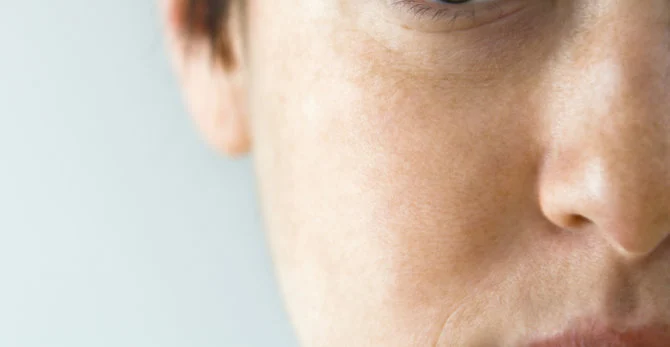
%> input picture imagenes/normales/RRRnormal2.jpg, 670 x 347 px
$ octave DetectorSkin.m   (GNU Octave 9; MATLAB toolbox functions it lacks are replaced by stand-ins)
%> lines starting %> are read from the running program, lines starting %| are printed output that depends on the picture; in (x1, y1, x2, y2) boxes, pixels count from 0 and x2, y2 are one past the last pixel; in counts of white or black regions, pixels touching at a corner belong together; the program's own positions count from 1
clc
clear all
close all

%variables
prom_bordes_n = 0;
prom_bordes_a = 0;
prom_sombra_n = 0;
prom_sombra_a = 0;
prom_rojo_n = 0;
prom_rojo_a = 0;


directorio_principal = 'imagenes';% Directorio donde están las carpetas "normales" y "anormales"
cd(fullfile(directorio_principal, 'normales'));% Cambiar al directorio "normales"
p = dir('*.jpg');% Obtener la lista de archivos JPEG en el directorio "normales"
tam = length(p);

for i = 1:tam
    nombre = p(i).name;
    I = imread(fullfile(pwd, nombre));% Leer la imagen utilizando la ruta completa
%> I is the input picture: size 347x670x3 uint8; mean R, G, B 210.3, 193.1, 178.4


    %mascara
    Ig = rgb2gray(I);
    Ie= histeq(Ig);%ecualizaciond el histograma
    level = 100/256;% Aplica el método de Otsu para obtener el umbral óptimo
    BW = imbinarize(Ie, level);% Binariza la imagen utilizando el umbral óptimo
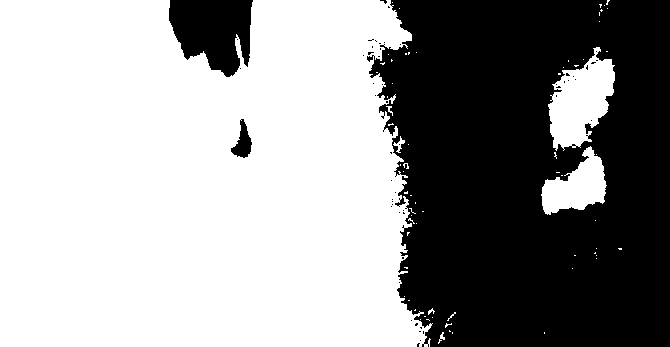
%> BW: size 347x670 logical; 60.3% white; 54 black regions (51 under 20 px), largest, box (x1, y1, x2, y2) and area: (367, 0, 670, 347) 86976, (169, 0, 253, 77) 4726, (231, 119, 252, 158) 416
    mascara = repmat(BW, [1, 1, size(I, 3)]);% Crea una máscara de la región de interés


    % Obtener los canales de color de la imagen (RGB)
    canal_rojo = I(:,:,1); % Canal rojo
    canal_verde = I(:,:,2); % Canal verde
    canal_azul = I(:,:,3); % Canal azul
    % Definir umbrales para cada componente de color
    umbral_rojo = 100; % Umbral para el componente rojo
    umbral_verde = 100; % Umbral para el componente verde
    umbral_azul = 100; % Umbral para el componente azul
    % Crear máscaras lógicas para identificar los píxeles rojos, verdes y azules
    mascara_roja = canal_rojo > umbral_rojo;
%> mascara_roja: size 347x670 logical; 99.6% white; 14 black regions (10 under 20 px), largest, box (x1, y1, x2, y2) and area: (191, 0, 226, 39) 705, (438, 0, 472, 5) 130, (662, 235, 670, 249) 67, (540, 0, 556, 7) 45
    mascara_verde = canal_verde < umbral_verde;
%> mascara_verde: size 347x670 logical; 4.6% white; 51 white regions (39 under 20 px), largest, box (x1, y1, x2, y2) and area: (435, 0, 573, 54) 4220, (613, 230, 670, 319) 1996, (583, 314, 670, 347) 1820
    mascara_azul = canal_azul < umbral_azul;
%> mascara_azul: size 347x670 logical; 14.7% white; 59 white regions (49 under 20 px), largest, box (x1, y1, x2, y2) and area: (530, 53, 670, 347) 13038, (408, 0, 577, 98) 9062, (454, 129, 564, 274) 8491
    % Combinar las máscaras en una única máscara
    mascara_total = mascara_roja & mascara_verde & mascara_azul;
%> mascara_total: size 347x670 logical; 4.2% white; 51 white regions (39 under 20 px), largest, box (x1, y1, x2, y2) and area: (435, 0, 573, 54) 4027, (613, 230, 670, 319) 1927, (583, 314, 670, 347) 1820
    % Contar el número de píxeles rojos
    num_pixeles_rojos = sum(mascara_total(:));
%> num_pixeles_rojos = 9842
    % Crear una imagen en blanco y negro con los píxeles rojos en blanco y los no rojos en negro
    Ir = zeros(size(I, 1), size(I, 2));
    Ir(mascara_total) = 1;


    I_eq = im2double(Ie);% Normalizar la imagen en el rango [0, 1]
    % Aplicar un ajuste local del contraste para resaltar las sombras
    radius = 15; % Radio de la ventana local
    amount = 0.5; % Cantidad de ajuste local
    I_shadow = adapthisteq(I_eq, 'NumTiles', [8 8], 'ClipLimit', amount, 'NBins', 256, 'Distribution', 'rayleigh');%ajuste local de contraste
    umbral_sombra = 0.5;% Definir el umbral para considerar sombras
    I4 = I_shadow < umbral_sombra;% Crear una máscara binaria para identificar los píxeles sombra
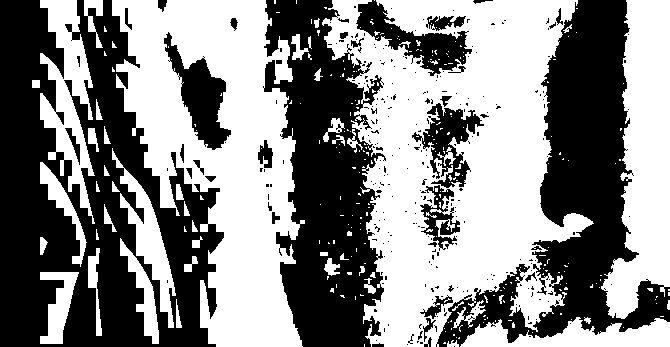
%> I4: size 347x670 logical; 53% white; 288 black regions (252 under 20 px), largest, box (x1, y1, x2, y2) and area: (0, 0, 224, 347) 43778, (436, 0, 670, 347) 27465, (263, 0, 386, 347) 25532
    %I4 = bwlabel(I4);
    num_sombra = sum(I4(:));% Contar la cantidad de píxeles sombra
%> num_sombra = 123106


    I2 = edge(Ie, 'log');% Aplicar el operador Laplaciano
%> I2: size 347x670 logical; 7% white in thin lines or dots
    I3 = I2 .* mascara;% Aplica la máscara a la imagen de bordes para descartar bordes que no sean de la piel
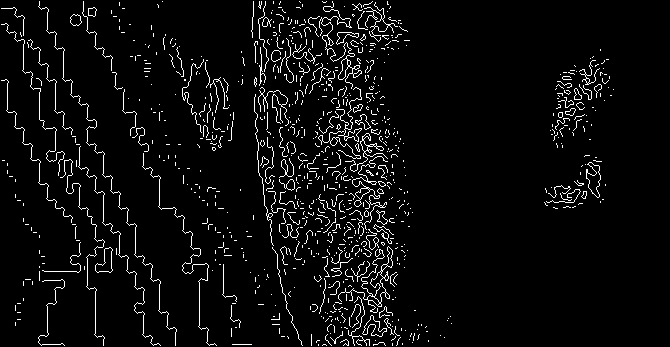
%> I3: size 347x670x3 double; values 0 (black) and 1 (white), 4.8% white in thin lines or dots
    %I3 = bwlabel(I3);
    num_bordes = sum(I3(:)); % Calcular el número de bordes detectados
%> num_bordes = 33276

    % [10 lines of commented-out code are left out]


    prom_bordes_n=prom_bordes_n + num_bordes;
%> prom_bordes_n = 33276
    prom_rojo_n=prom_rojo_n+num_pixeles_rojos;
%> prom_rojo_n = 9842
    prom_sombra_n=prom_sombra_n+num_sombra;
%> prom_sombra_n = 123106


    %disp(['Número de bordes en ' nombre ': ' num2str(num_bordes)]);% Mostrar el número de bordes

end

prom_bordes_n = prom_bordes_n/tam;
prom_rojo_n=prom_rojo_n/tam;
prom_sombra_n=prom_sombra_n/tam;
disp(['promedio de bordes normal:' num2str(prom_bordes_n)]);
%| promedio de bordes normal:33276
disp(['promedio de sombras normal:' num2str(prom_sombra_n)]);
%| promedio de sombras normal:123106
disp(['promedio de rojos normal:' num2str(prom_rojo_n)  ' ' newline ]);
%| promedio de rojos normal:9842


cd('..');
cd('anormales');% Cambiar al directorio "anormales"
p1 = dir('*.jpg');% Obtener la lista de archivos JPEG en el directorio "anormales"
tam1 = length(p1);

for i = 1:tam1
    nombre = p1(i).name;
    I = imread(fullfile(pwd, nombre));% Leer la imagen utilizando la ruta completa
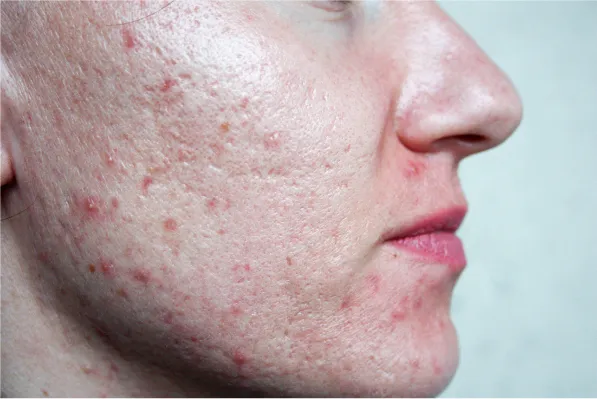
%> input picture imagenes/anormales/RRRanormal3.jpg, 597 x 399 px
%> I is the input picture: size 399x597x3 uint8; mean R, G, B 183.6, 168.9, 170.3

    %mascara
    Ig = rgb2gray(I);
%> Ig: size 399x597 uint8
    Ie= histeq(Ig);%ecualizaciond el histograma
%> Ie: size 399x597 uint8
    level = 100/256;% Aplica el método de Otsu para obtener el umbral óptimo
    BW = imbinarize(Ie, level);% Binariza la imagen utilizando el umbral óptimo
%> BW: size 399x597 logical; 60.5% white; 447 black regions (414 under 20 px), largest, box (x1, y1, x2, y2) and area: (0, 0, 458, 398) 77124, (274, 199, 468, 333) 8409, (375, 92, 521, 187) 4601
    mascara = repmat(BW, [1, 1, size(I, 3)]);% Crea una máscara de la región de interés


    % Obtener los canales de color de la imagen (RGB)
    canal_rojo = I(:,:,1); % Canal rojo
%> canal_rojo: size 399x597 uint8
    canal_verde = I(:,:,2); % Canal verde
%> canal_verde: size 399x597 uint8
    canal_azul = I(:,:,3); % Canal azul
%> canal_azul: size 399x597 uint8
    % Definir umbrales para cada componente de color
    umbral_rojo = 120; % Umbral para el componente rojo
    umbral_verde = 80; % Umbral para el componente verde
    umbral_azul = 80; % Umbral para el componente azul
    % Crear máscaras lógicas para identificar los píxeles rojos, verdes y azules
    mascara_roja = canal_rojo > umbral_rojo;
%> mascara_roja: size 399x597 logical; 90.9% white; 49 black regions (43 under 20 px), largest, box (x1, y1, x2, y2) and area: (0, 162, 381, 398) 20615, (433, 132, 497, 160) 687, (426, 224, 457, 233) 131, (384, 232, 415, 242) 110, (0, 389, 8, 398) 41, (425, 395, 436, 398) 21
    mascara_verde = canal_verde < umbral_verde;
%> mascara_verde: size 399x597 logical; 7.1% white; 54 white regions (44 under 20 px), largest, box (x1, y1, x2, y2) and area: (0, 162, 335, 398) 14245, (399, 131, 492, 160) 1098, (383, 210, 464, 243) 1008
    mascara_azul = canal_azul < umbral_azul;
%> mascara_azul: size 399x597 logical; 7% white; 54 white regions (43 under 20 px), largest, box (x1, y1, x2, y2) and area: (0, 160, 335, 398) 14372, (399, 131, 492, 158) 1119, (383, 219, 456, 243) 612
    % Combinar las máscaras en una única máscara
    mascara_total = mascara_roja & mascara_verde & mascara_azul;
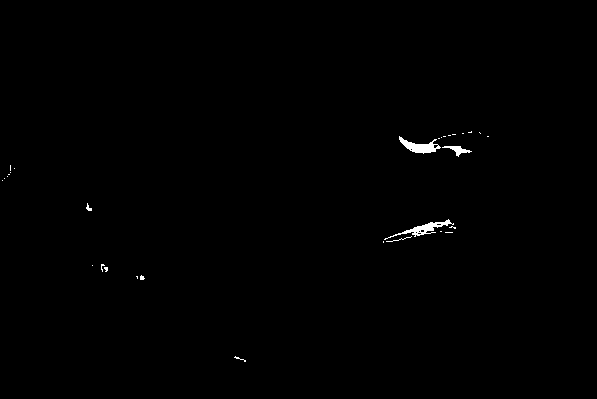
%> mascara_total: size 399x597 logical; 0.4% white; 31 white regions (26 under 20 px), largest, box (x1, y1, x2, y2) and area: (399, 136, 441, 154) 324, (384, 219, 454, 240) 322, (442, 146, 472, 157) 121, (386, 236, 412, 242) 26, (86, 203, 92, 211) 24
    % Contar el número de píxeles rojos
    num_pixeles_rojos = sum(mascara_total(:));
%> num_pixeles_rojos = 946
    % Crear una imagen en blanco y negro con los píxeles rojos en blanco y los no rojos en negro
    Ir = zeros(size(I, 1), size(I, 2));
    Ir(mascara_total) = 1;
    %Ir = bwlabel(Ir);


    I_eq = im2double(Ie);% Normalizar la imagen en el rango [0, 1]
%> I_eq: size 399x597 double
    % Aplicar un ajuste local del contraste para resaltar las sombras
    radius = 15; % Radio de la ventana local
    amount = 0.5; % Cantidad de ajuste local
    I_shadow = adapthisteq(I_eq, 'NumTiles', [8 8], 'ClipLimit', amount, 'NBins', 256, 'Distribution', 'rayleigh');%ajuste local de contraste
%> I_shadow: size 399x597 double
    umbral_sombra = 0.5;% Definir el umbral para considerar sombras
    I4 = I_shadow < umbral_sombra;% Crear una máscara binaria para identificar los píxeles sombra
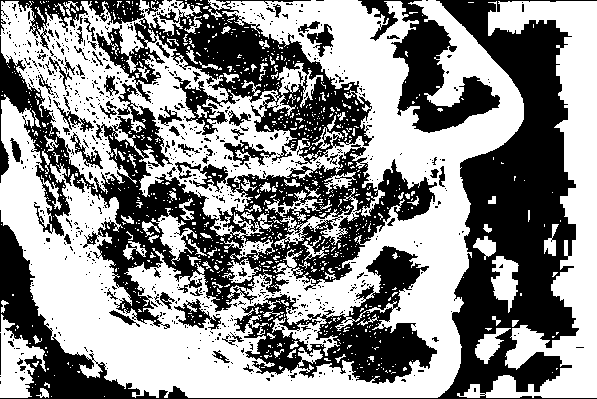
%> I4: size 399x597 logical; 55.2% white; 808 black regions (739 under 20 px), largest, box (x1, y1, x2, y2) and area: (0, 0, 597, 399) 36777, (0, 36, 437, 329) 28199, (0, 0, 374, 165) 16647
    %I4 = bwlabel(I4);
    num_sombra = sum(I4(:));% Contar la cantidad de píxeles sombra
%> num_sombra = 131485


    I2 = edge(Ie, 'log');% Aplicar el operador Laplaciano
%> I2: size 399x597 logical; 8.2% white in thin lines or dots, all inside (x1, y1, x2, y2) = (1, 1, 525, 398)
    I3 = I2 .* mascara;% Aplica la máscara a la imagen de bordes para descartar bordes que no sean de la piel
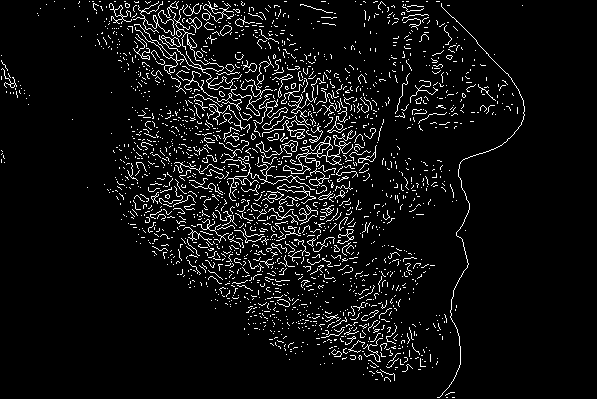
%> I3: size 399x597x3 double; values 0 (black) and 1 (white), 6.1% white in thin lines or dots, all inside (x1, y1, x2, y2) = (1, 1, 525, 398)
    %I3 = bwlabel(I3);
    num_bordes = sum(I3(:)); % Calcular el número de bordes detectados
%> num_bordes = 43707


    % [10 lines of commented-out code are left out]

    prom_bordes_a=prom_bordes_a + num_bordes;
%> prom_bordes_a = 43707
    prom_rojo_a=prom_rojo_a+num_pixeles_rojos;
%> prom_rojo_a = 946
    prom_sombra_a=prom_sombra_a+num_sombra;
%> prom_sombra_a = 131485


    % Mostrar el número de bordes
    %disp(['Número de bordes en ' nombre ': ' num2str(num_bordes)]);


end

prom_bordes_a = prom_bordes_a/tam1;
prom_rojo_a=prom_rojo_a/tam1;
prom_sombra_a=prom_sombra_a/tam1;
disp(['promedio de bordes anormal:' num2str(prom_bordes_a)]);
%| promedio de bordes anormal:43707
disp(['promedio de sombras anormal:' num2str(prom_sombra_a)]);
%| promedio de sombras anormal:131485
disp(['promedio de rojos anormal:' num2str(prom_rojo_a) ' ' newline] );
%| promedio de rojos anormal:946


cd('..');
%pruebas
cd('pruebas');
% Obtener la lista de archivos JPEG en el directorio "pruebas"
p2 = dir('*.jpg');
tam2 = length(p2);

for i = 1:tam2
    nombre = p2(i).name;
    I = imread(fullfile(pwd, nombre));% Leer la imagen utilizando la ruta completa

    %mascara
    Ig = rgb2gray(I);
    Ie= histeq(Ig);%ecualizaciond el histograma
    level = 100/256;% Aplica el método de Otsu para obtener el umbral óptimo
    BW = imbinarize(Ie, level);% Binariza la imagen utilizando el umbral óptimo
    mascara = repmat(BW, [1, 1, size(I, 3)]);% Crea una máscara de la región de interés


    % Obtener los canales de color de la imagen (RGB)
    canal_rojo = I(:,:,1); % Canal rojo
    canal_verde = I(:,:,2); % Canal verde
    canal_azul = I(:,:,3); % Canal azul
    % Definir umbrales para cada componente de color
    umbral_rojo = 120; % Umbral para el componente rojo
    umbral_verde = 80; % Umbral para el componente verde
    umbral_azul = 80; % Umbral para el componente azul
    % Crear máscaras lógicas para identificar los píxeles rojos, verdes y azules
    mascara_roja = canal_rojo > umbral_rojo;
    mascara_verde = canal_verde < umbral_verde;
    mascara_azul = canal_azul < umbral_azul;
    % Combinar las máscaras en una única máscara
    mascara_total = mascara_roja & mascara_verde & mascara_azul;
    % Contar el número de píxeles rojos
    num_pixeles_rojos = sum(mascara_total(:));
    % Crear una imagen en blanco y negro con los píxeles rojos en blanco y los no rojos en negro
    Ir = zeros(size(I, 1), size(I, 2));
    Ir(mascara_total) = 1;
    %Ir = bwlabel(Ir);


    I_eq = im2double(Ie);% Normalizar la imagen en el rango [0, 1]
    % Aplicar un ajuste local del contraste para resaltar las sombras
    radius = 15; % Radio de la ventana local
    amount = 0.5; % Cantidad de ajuste local
    I_shadow = adapthisteq(I_eq, 'NumTiles', [8 8], 'ClipLimit', amount, 'NBins', 256, 'Distribution', 'rayleigh');%ajuste local de contraste
    umbral_sombra = 0.5;% Definir el umbral para considerar sombras
    I4 = I_shadow < umbral_sombra;% Crear una máscara binaria para identificar los píxeles sombra
    %I4 = bwlabel(I4);
    num_sombra = sum(I4(:));% Contar la cantidad de píxeles sombra


    I2 = edge(Ie, 'log');% Aplicar el operador Laplaciano
    I3 = I2 .* mascara;% Aplica la máscara a la imagen de bordes para descartar bordes que no sean de la piel
    %I3 = bwlabel(I3);
    num_bordes = sum(I3(:)); % Calcular el número de bordes detectados


    %mostrar
    figure,
    subplot(2,2,1);
    imshow(Ie), title('Imagen mejora contraste');
    subplot(2,2,2);
    imshow(Ir), title('deteccion rojos');
    subplot(2,2,3);
    imshow(I3), title('deteccion bordes');
    subplot(2,2,4);
    imshow(I4), title('deteccion sombras');


    % Mostrar el número de bordes
    disp(['Número de bordes en ' nombre ': ' num2str(num_bordes)]);
    disp(['Número de rojos en ' nombre ': ' num2str(num_pixeles_rojos)]);
    disp(['Número de sombras en ' nombre ': ' num2str(num_sombra)]);


    Bdistancia_n=abs(prom_bordes_n -num_bordes);
    Bdistancia_a=abs(prom_bordes_a -num_bordes);
    Rdistancia_n=abs(prom_rojo_n -num_pixeles_rojos);
    Rdistancia_a=abs(prom_rojo_a -num_pixeles_rojos);
    Sdistancia_n=abs(prom_sombra_n - num_sombra);
    Sdistancia_a=abs(prom_sombra_a - num_sombra);


    distancia_n=sqrt((Rdistancia_n^2)+(Bdistancia_n^2)+(Sdistancia_n^2));
    distancia_a=sqrt((Rdistancia_a^2)+(Bdistancia_a^2)+(Sdistancia_a^2));


    if(Bdistancia_n < Bdistancia_a)
        disp(['La imagen ' nombre ' es clasificada como  normal por bordes']);
    else
        disp(['La imagen ' nombre ' es clasificada como  anormal por bordes']);
    end

    if(Rdistancia_n < Rdistancia_a)
        disp(['La imagen ' nombre ' es clasificada como  normal por rojos']);
    else
        disp(['La imagen ' nombre ' es clasificada como  anormal por rojos']);
    end


    if(Sdistancia_n < Sdistancia_a)
        disp(['La imagen ' nombre ' es clasificada como  normal por sombras']);
    else
        disp(['La imagen ' nombre ' es clasificada como  anormal por sombras']);
    end


    % Determinar posición del texto
    text_x = 0.5; % Posición central horizontal
    text_y = 0.01; % Posición en la parte inferior de la figura


    if(distancia_n < distancia_a)
        disp(['La imagen ' nombre ' es clasificada como  normal' newline]);
        annotation('textbox', [text_x, text_y, 0.1, 0.1], 'String', ['La piel es clasificada como  normal'], 'Color', 'green', 'FontSize', 14, 'LineStyle', 'none', 'HorizontalAlignment', 'center');
    else
        disp(['La imagen ' nombre ' es clasificada como  anormal ' newline]);
        annotation('textbox', [text_x, text_y, 0.1, 0.1], 'String', ['La piel es clasificada como  anormal'], 'Color', 'red', 'FontSize', 14, 'LineStyle', 'none', 'HorizontalAlignment', 'center');
    end


end


% Vuelve al directorio principal
cd('..');
cd('..');
